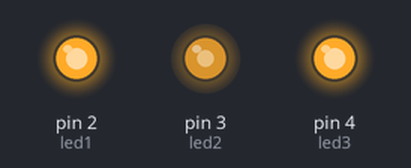
The sketch below on a simulated Arduino Uno, built with avr-gcc and run on an emulated ATmega328P. Shown: output pins drawn as LEDs (lit = HIGH).

Above: at 0.05 s.
At 3.15 s:
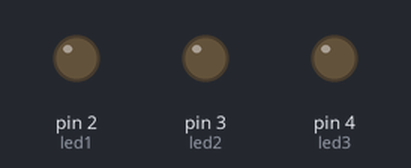
Timing chart, 0 to 7.4 s (numbered marks = the images above):
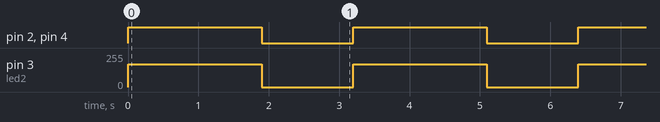

The sketch:

LED3.ino
```cpp
// add const int ledx command to your led quantity

const int led1 = 2;
const int led2 = 3;
const int led3 = 4;

void setup() {

pinMode(led1,OUTPUT);
pinMode(led2,OUTPUT);
pinMode(led3,OUTPUT);

}

void loop() {

 //you may change brightness from analogWrite(ledx,brightnessvalue)(between 1-190)

 //you may change delay time by millisecond type

 analogWrite(led1,170);
 analogWrite(led2,170);
 analogWrite(led3,170);
 delay(1900);
 analogWrite(led1,0);
 analogWrite(led2,0);
 analogWrite(led3,0);
 delay(1300);

}
```

Measured:
- by itself, pin 2 (led1), pin 4 (led3): alternates HIGH for 1.9 s and LOW for 1.3 s
- by itself, pin 3 (led2): alternates 170/255 for 1.9 s and 0/255 for 1.3 s
